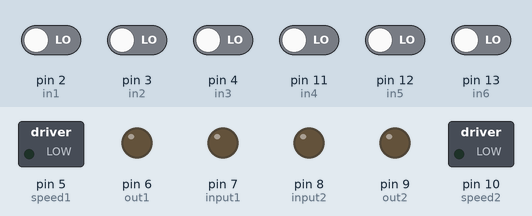
Bench run of a sketch on a simulated Arduino Uno, built with avr-gcc and run on an emulated ATmega328P. Parts: switched loads named in the sketch (green lamp = pin HIGH), output pins drawn as LEDs (lit = HIGH). The inputs (shaded band) are chosen by the test bench; at power-on: pin 2 (in1), pin 3 (in2), pin 4 (in3), pin 11 (in4), pin 12 (in5), pin 13 (in6) LOW.

Above: at 1.2 s.
1.3 s: pin 2 (in1) driven HIGH
At 2.2 s:
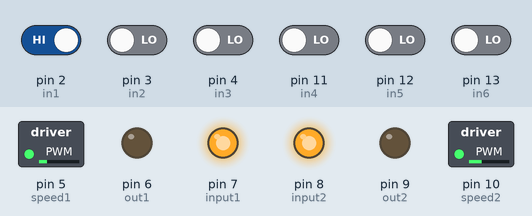
2.8 s: pin 2 (in1) driven LOW and pin 11 (in4) driven HIGH
At 3.3 s:
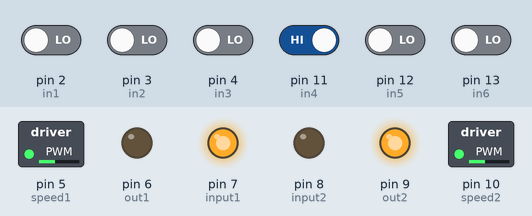
4.3 s: pin 3 (in2) driven HIGH
At 5.5 s:
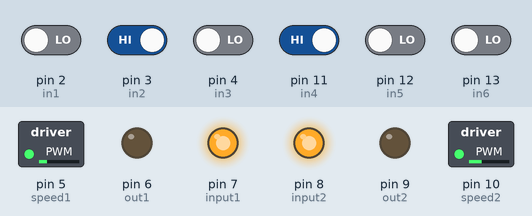
5.8 s: pin 3 (in2) driven LOW
At 6.8 s:
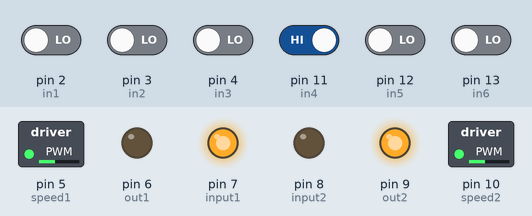
Timing chart, 0 to 8.3 s (numbered marks = the images above; inputs shaded):
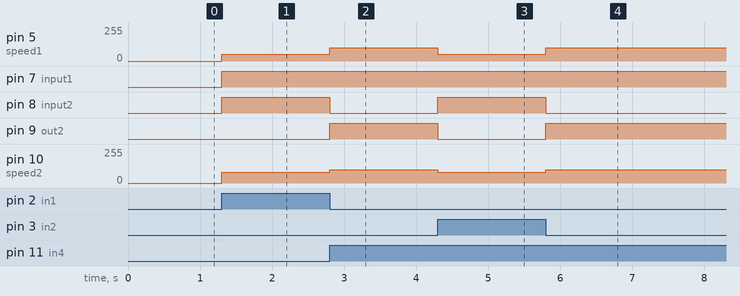

The sketch:

Car_Line_Follwer.ino
```cpp
//motor 1
#define input1 7
#define out1 6
#define speed1 5
//motor 2
#define input2 8
#define out2 9
#define speed2 10
//first IR
#define in1 2
#define in2 3
#define in3 4
//secound IR
#define in4 11
#define in5 12
#define in6 13
bool forword1 = 0;
bool left1 = 0;
bool right1 = 0;
void setup() {
  pinMode (input1 ,OUTPUT);
  pinMode (out1,OUTPUT);
  pinMode (speed1,OUTPUT);
  pinMode (input2 ,OUTPUT);
  pinMode (out2,OUTPUT);
  pinMode (speed2,OUTPUT);
  pinMode (in1,INPUT);
  pinMode (in2,INPUT);
  pinMode (in3,INPUT);
  pinMode (in4,INPUT);
  pinMode (in5,INPUT);
  pinMode (in6,INPUT);

}

void loop()
{
  //forward();
 Car_Line();

}


 void forward()
 {
  analogWrite(speed1, 100);
  analogWrite(speed2, 100);
  digitalWrite(input1,HIGH);
  digitalWrite(out1,LOW);
  digitalWrite(input2,0);
  digitalWrite(out2,1);
 }
  void Backward()
 {
  analogWrite(speed1, 50);
  analogWrite(speed2, 50);
  digitalWrite(input1,LOW);
  digitalWrite(out1,HIGH);
  digitalWrite(input2,1);
  digitalWrite(out2,0);
 }
  void right()
 {
  analogWrite(speed1, 50);
  analogWrite(speed2, 80);
  digitalWrite(input1,HIGH);
  digitalWrite(out1,LOW);
  digitalWrite(input2,1);
  digitalWrite(out2,0);
 }
  void left()
 {
  analogWrite(speed1, 80);
  analogWrite(speed2, 50);
  digitalWrite(input1,LOW);
  digitalWrite(out1,HIGH);
  digitalWrite(input2,0);
  digitalWrite(out2,1);
 }
  void Car_Line()
 {
    int isObstacle1 = HIGH;
    int isObstacle2 = HIGH;
    int isObstacle4 = HIGH;
    int isObstacle3 = HIGH;
    int isObstacle5 = HIGH;
    int isObstacle6 = HIGH;
    isObstacle1 = digitalRead(in1);
    isObstacle2 = digitalRead(in2);
    isObstacle4 = digitalRead(in4);
    isObstacle3 = digitalRead(in3);
    isObstacle5 = digitalRead(in5);
    isObstacle6 = digitalRead(in6);

    if(isObstacle4 == HIGH && isObstacle1 == HIGH && isObstacle2 == HIGH && isObstacle3 == HIGH && isObstacle5 == HIGH && isObstacle6 == HIGH)
    {
      stop();
    }
    else if(isObstacle4 == HIGH && isObstacle1 == LOW && isObstacle2 == LOW && isObstacle3 == LOW && isObstacle5 == LOW && isObstacle6 == LOW  )
    {
      forword1 = 1;
      left1 = 0;
      right1 = 0;
      forward();
    }
    else if ((isObstacle5 == HIGH || isObstacle6 == HIGH) && isObstacle1 == LOW && isObstacle2 == LOW && isObstacle3 == LOW && isObstacle4 == LOW)
    {
      forword1 = 0;
      left1 = 1;
      right1 = 0;
      left();

    }
    else if (isObstacle1 == HIGH || isObstacle2 == HIGH )
    {
      forword1 = 0;
      left1 = 0;
      right1 = 1;
      right();
    }
    if(isObstacle4 == LOW && isObstacle1 == LOW && isObstacle2 == LOW && isObstacle3 == LOW && isObstacle5 == LOW && isObstacle6 == LOW)
    {
      if(forword1 == 1)
      {
        forward();
      }
      else if(left1 == 1)
      {
        left();
      }
      else if(right1 == 1)
      {
        right();
      }
    }

}
  void stop()
 {
  digitalWrite(input1,LOW);
  digitalWrite(out1,LOW);
  digitalWrite(input2,LOW);
  digitalWrite(out2,LOW);
 }
```

Measured:
- after the input at 1.3 s, pin 5 (speed1): 0/255 → 50/255 at once; pin 7 (input1), pin 8 (input2): LOW → HIGH at once; pin 10 (speed2): 0/255 → 80/255 at once
- after the input at 2.8 s, pin 5 (speed1): 50/255 → 100/255 at once; pin 8 (input2): HIGH → LOW at once; pin 9 (out2): LOW → HIGH at once; pin 10 (speed2): 80/255 → 100/255 at once
- after the input at 4.3 s, pin 5 (speed1): 100/255 → 50/255 at once; pin 8 (input2): LOW → HIGH at once; pin 9 (out2): HIGH → LOW at once; pin 10 (speed2): 100/255 → 80/255 at once
- after the input at 5.8 s, pin 5 (speed1): 50/255 → 100/255 at once; pin 8 (input2): HIGH → LOW at once; pin 9 (out2): LOW → HIGH at once; pin 10 (speed2): 80/255 → 100/255 at once
